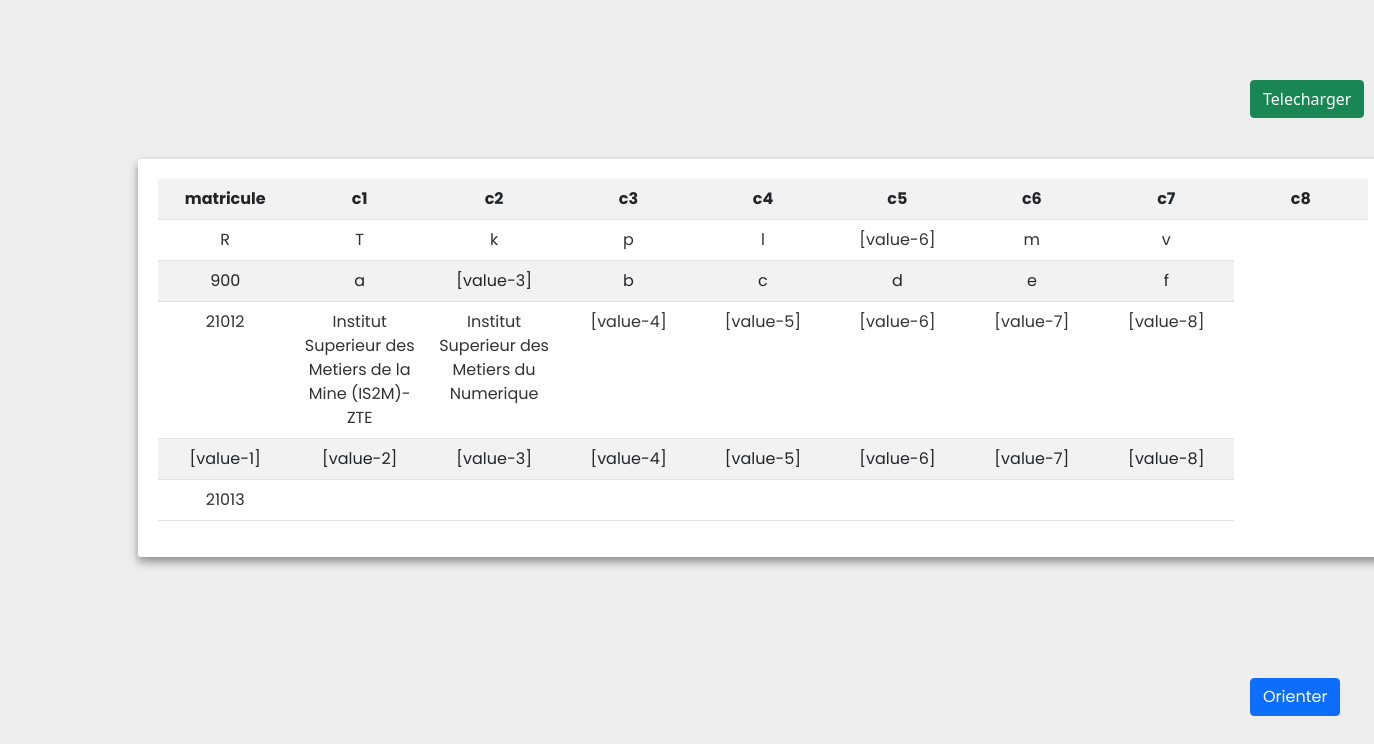
The page /site/res_orient.php on the database its author committed.
### tables this page shows
CREATE TABLE `choix` (
  `matricule` varchar(11) NOT NULL,
  `c1` varchar(60) DEFAULT NULL,
  `c2` varchar(60) DEFAULT NULL,
  `c3` varchar(60) DEFAULT NULL,
  `c4` varchar(60) DEFAULT NULL,
  `c5` varchar(60) DEFAULT NULL,
  `c6` varchar(60) DEFAULT NULL,
  `c7` varchar(60) DEFAULT NULL,
  `c8` varchar(60) DEFAULT NULL
);

### site/res_orient.php (the view, shortened to what this page needs)
<?php  include 'conect.php'; ?>
<!DOCTYPE html>
<html lang="en">
<head>
    <link rel="stylesheet" href="../css/bootstrap.min.css">
    <link rel="stylesheet" href="../css/style.css?v=<?php echo time();?>">
</head>
</html>
<body>
<button type="button" class="btn btn-success bt">Telecharger</button>
<main>
<div class="container" id="display">
<table class="table table-striped">
    <tbody >
    <?php
        $req="select * from choix";
        $res0=mysqli_query($connection,$req);
        $row0=mysqli_fetch_assoc($res0);
        $all_choix=array_keys($row0);
        "<tr>" ;for($i=0;$i<count($all_choix);$i++){echo "<th>$all_choix[$i]</th>";}
        $res=mysqli_query($connection,$req);
        while($row=mysqli_fetch_row($res)){
            echo "<tr><td>$row[0]</td><td>$row[1]</td><td>$row[2]</td><td>$row[3]</td><td>$row[4]</td><td>$row[5]</td><td>$row[6]</td><td>$row[7]</td></tr>";
        }
?>
        </tbody>
</table>
</div>
</main>
<a href="orienter.php"><button  type="button" class="btn btn-primary bt2">Orienter</button></a>
</body>

### css/style.css (style rules this page uses)
* { margin: 0; padding: 0; box-sizing: border-box; font-family: 'Poppins', sans-serif; color: #333; }
a { text-decoration: none; }
body { background-color: #eee; }
main { min-height: 80vh; display: flex; align-items: center; justify-content: center; }
td , th { text-align: center; align-items: center; max-width: 10px; }
.container { position: relative; left: 60px; background: #fff; border-radius: 3px; box-shadow: 0 5px 10px rgba(0, 0, 0, 0.4); margin: 20px 20px; padding: 20px; max-width: 1250px; left: 76px; }

### site/res_orient.php (style rules this page uses)
.bt { position: relative; left: 1250px; top:80px; }
.bt2 { position: relative; left: 1250px; }

### rows shown on the page
choix: matricule "R", c1 "T", c2 "k", c3 "p", c4 "l", c5 "[value-6]", c6 "m", c7 "v"
choix: matricule "900", c1 "a", c2 "[value-3]", c3 "b", c4 "c", c5 "d", c6 "e", c7 "f"
choix: matricule "21012", c1 "Institut Superieur des Metiers de la Mine (IS2M)- ZTE", c2 "Institut Superieur des Metiers du Numerique", c3 "[value-4]", c4 "[value-5]", c5 "[value-6]", c6 "[value-7]", c7 "[value-8]"
choix: matricule "[value-1]", c1 "[value-2]", c2 "[value-3]", c3 "[value-4]", c4 "[value-5]", c5 "[value-6]", c6 "[value-7]", c7 "[value-8]"
choix: matricule "21013"

### other values the page prints
$all_choix[$i] "matricule"
$all_choix[$i] "c1"
$all_choix[$i] "c2"
$all_choix[$i] "c3"
$all_choix[$i] "c4"
$all_choix[$i] "c5"
$all_choix[$i] "c6"
$all_choix[$i] "c7"
$all_choix[$i] "c8"
